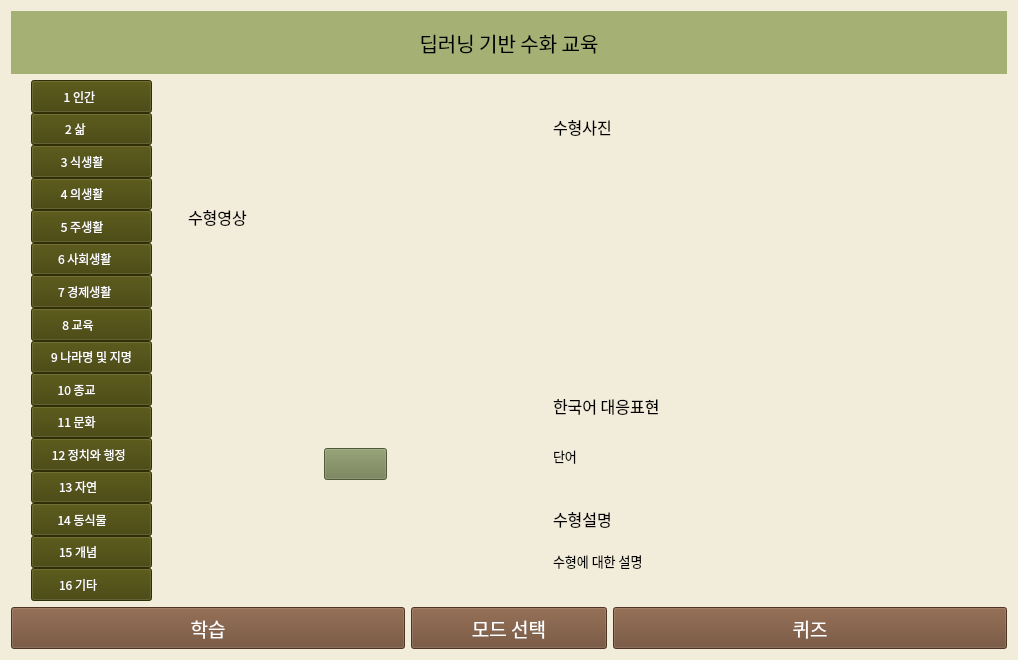
<?xml version="1.0" encoding="UTF-8"?>
<ui version="4.0">
 <class>Form</class>
 <widget class="QWidget" name="Form">
  <property name="geometry">
   <rect>
    <x>0</x>
    <y>0</y>
    <width>1018</width>
    <height>660</height>
   </rect>
  </property>
  <property name="windowTitle">
   <string>Form</string>
  </property>
  <property name="styleSheet">
   <string notr="true">background-color:rgb(242, 236, 218)</string>
  </property>
  <layout class="QGridLayout" name="gridLayout_2">
   <item row="0" column="0">
    <layout class="QGridLayout" name="gridLayout_3">
     <item row="0" column="0">
      <layout class="QGridLayout" name="gridLayout" rowstretch="0,3,25,2">
       <item row="1" column="0">
        <layout class="QHBoxLayout" name="horizontalLayout1">
         <item>
          <widget class="QLabel" name="label">
           <property name="font">
            <font>
             <family>한컴 윤고딕 240</family>
             <pointsize>15</pointsize>
            </font>
           </property>
           <property name="styleSheet">
            <string notr="true">background-color:rgb(164, 176, 116)</string>
           </property>
           <property name="text">
            <string>딥러닝 기반 수화 교육</string>
           </property>
           <property name="alignment">
            <set>Qt::AlignCenter</set>
           </property>
          </widget>
         </item>
        </layout>
       </item>
       <item row="2" column="0">
        <layout class="QHBoxLayout" name="horizontalLayout2" stretch="1,6">
         <item>
          <layout class="QVBoxLayout" name="verticalLayout">
           <property name="spacing">
            <number>0</number>
           </property>
           <property name="leftMargin">
            <number>20</number>
           </property>
           <item>
            <widget class="QPushButton" name="btn_cate01">
             <property name="sizePolicy">
              <sizepolicy hsizetype="Minimum" vsizetype="Expanding">
               <horstretch>0</horstretch>
               <verstretch>0</verstretch>
              </sizepolicy>
             </property>
             <property name="font">
              <font>
               <family>한컴 윤고딕 230</family>
              </font>
             </property>
             <property name="styleSheet">
              <string notr="true">QPushButton{
	color: white;
	background-color: rgb(66, 65, 6);
}

QPushButton:hover{
          color: rgb(66, 65, 6);
          background: transparent;
          border: 2px solid dark green;
          border-radius: 1px;
}</string>
             </property>
             <property name="text">
              <string>1 인간         </string>
             </property>
            </widget>
           </item>
           <item>
            <widget class="QPushButton" name="btn_cate02">
             <property name="sizePolicy">
              <sizepolicy hsizetype="Minimum" vsizetype="Expanding">
               <horstretch>0</horstretch>
               <verstretch>0</verstretch>
              </sizepolicy>
             </property>
             <property name="font">
              <font>
               <family>한컴 윤고딕 230</family>
              </font>
             </property>
             <property name="styleSheet">
              <string notr="true">QPushButton{
	color: white;
	background-color: rgb(66, 65, 6);
}

QPushButton:hover{
          color: rgb(66, 65, 6);
          background: transparent;
          border: 2px solid dark green;
          border-radius: 1px;
}</string>
             </property>
             <property name="text">
              <string>2 삶            </string>
             </property>
            </widget>
           </item>
           <item>
            <widget class="QPushButton" name="btn_cate03">
             <property name="sizePolicy">
              <sizepolicy hsizetype="Minimum" vsizetype="Expanding">
               <horstretch>0</horstretch>
               <verstretch>0</verstretch>
              </sizepolicy>
             </property>
             <property name="font">
              <font>
               <family>한컴 윤고딕 230</family>
              </font>
             </property>
             <property name="styleSheet">
              <string notr="true">QPushButton{
	color: white;
	background-color: rgb(66, 65, 6);
}

QPushButton:hover{
          color: rgb(66, 65, 6);
          background: transparent;
          border: 2px solid dark green;
          border-radius: 1px;
}</string>
             </property>
             <property name="text">
              <string>3 식생활       </string>
             </property>
            </widget>
           </item>
           <item>
            <widget class="QPushButton" name="btn_cate04">
             <property name="sizePolicy">
              <sizepolicy hsizetype="Minimum" vsizetype="Expanding">
               <horstretch>0</horstretch>
               <verstretch>0</verstretch>
              </sizepolicy>
             </property>
             <property name="font">
              <font>
               <family>한컴 윤고딕 230</family>
              </font>
             </property>
             <property name="styleSheet">
              <string notr="true">QPushButton{
	color: white;
	background-color: rgb(66, 65, 6);
}

QPushButton:hover{
          color: rgb(66, 65, 6);
          background: transparent;
          border: 2px solid dark green;
          border-radius: 1px;
}</string>
             </property>
             <property name="text">
              <string>4 의생활       </string>
             </property>
            </widget>
           </item>
           <item>
            <widget class="QPushButton" name="btn_cate05">
             <property name="sizePolicy">
              <sizepolicy hsizetype="Minimum" vsizetype="Expanding">
               <horstretch>0</horstretch>
               <verstretch>0</verstretch>
              </sizepolicy>
             </property>
             <property name="font">
              <font>
               <family>한컴 윤고딕 230</family>
              </font>
             </property>
             <property name="styleSheet">
              <string notr="true">QPushButton{
	color: white;
	background-color: rgb(66, 65, 6);
}

QPushButton:hover{
          color: rgb(66, 65, 6);
          background: transparent;
          border: 2px solid dark green;
          border-radius: 1px;
}</string>
             </property>
             <property name="text">
              <string>5 주생활       </string>
             </property>
            </widget>
           </item>
           <item>
            <widget class="QPushButton" name="btn_cate06">
             <property name="sizePolicy">
              <sizepolicy hsizetype="Minimum" vsizetype="Expanding">
               <horstretch>0</horstretch>
               <verstretch>0</verstretch>
              </sizepolicy>
             </property>
             <property name="font">
              <font>
               <family>한컴 윤고딕 230</family>
              </font>
             </property>
             <property name="styleSheet">
              <string notr="true">QPushButton{
	color: white;
	background-color: rgb(66, 65, 6);
}

QPushButton:hover{
          color: rgb(66, 65, 6);
          background: transparent;
          border: 2px solid dark green;
          border-radius: 1px;
}</string>
             </property>
             <property name="text">
              <string>6 사회생활     </string>
             </property>
            </widget>
           </item>
           <item>
            <widget class="QPushButton" name="btn_cate07">
             <property name="sizePolicy">
              <sizepolicy hsizetype="Minimum" vsizetype="Expanding">
               <horstretch>0</horstretch>
               <verstretch>0</verstretch>
              </sizepolicy>
             </property>
             <property name="font">
              <font>
               <family>한컴 윤고딕 230</family>
              </font>
             </property>
             <property name="styleSheet">
              <string notr="true">QPushButton{
	color: white;
	background-color: rgb(66, 65, 6);
}

QPushButton:hover{
          color: rgb(66, 65, 6);
          background: transparent;
          border: 2px solid dark green;
          border-radius: 1px;
}</string>
             </property>
             <property name="text">
              <string>7 경제생활     </string>
             </property>
            </widget>
           </item>
           <item>
            <widget class="QPushButton" name="btn_cate08">
             <property name="sizePolicy">
              <sizepolicy hsizetype="Minimum" vsizetype="Expanding">
               <horstretch>0</horstretch>
               <verstretch>0</verstretch>
              </sizepolicy>
             </property>
             <property name="font">
              <font>
               <family>한컴 윤고딕 230</family>
              </font>
             </property>
             <property name="styleSheet">
              <string notr="true">QPushButton{
	color: white;
	background-color: rgb(66, 65, 6);
}

QPushButton:hover{
          color: rgb(66, 65, 6);
          background: transparent;
          border: 2px solid dark green;
          border-radius: 1px;
}</string>
             </property>
             <property name="text">
              <string>8 교육          </string>
             </property>
            </widget>
           </item>
           <item>
            <widget class="QPushButton" name="btn_cate09">
             <property name="sizePolicy">
              <sizepolicy hsizetype="Minimum" vsizetype="Expanding">
               <horstretch>0</horstretch>
               <verstretch>0</verstretch>
              </sizepolicy>
             </property>
             <property name="font">
              <font>
               <family>한컴 윤고딕 230</family>
              </font>
             </property>
             <property name="styleSheet">
              <string notr="true">QPushButton{
	color: white;
	background-color: rgb(66, 65, 6);
}

QPushButton:hover{
          color: rgb(66, 65, 6);
          background: transparent;
          border: 2px solid dark green;
          border-radius: 1px;
}</string>
             </property>
             <property name="text">
              <string>9 나라명 및 지명</string>
             </property>
            </widget>
           </item>
           <item>
            <widget class="QPushButton" name="btn_cate10">
             <property name="sizePolicy">
              <sizepolicy hsizetype="Minimum" vsizetype="Expanding">
               <horstretch>0</horstretch>
               <verstretch>0</verstretch>
              </sizepolicy>
             </property>
             <property name="font">
              <font>
               <family>한컴 윤고딕 230</family>
              </font>
             </property>
             <property name="styleSheet">
              <string notr="true">QPushButton{
	color: white;
	background-color: rgb(66, 65, 6);
}

QPushButton:hover{
          color: rgb(66, 65, 6);
          background: transparent;
          border: 2px solid dark green;
          border-radius: 1px;
}</string>
             </property>
             <property name="text">
              <string>10 종교           </string>
             </property>
            </widget>
           </item>
           <item>
            <widget class="QPushButton" name="btn_cate11">
             <property name="sizePolicy">
              <sizepolicy hsizetype="Minimum" vsizetype="Expanding">
               <horstretch>0</horstretch>
               <verstretch>0</verstretch>
              </sizepolicy>
             </property>
             <property name="font">
              <font>
               <family>한컴 윤고딕 230</family>
              </font>
             </property>
             <property name="styleSheet">
              <string notr="true">QPushButton{
	color: white;
	background-color: rgb(66, 65, 6);
}

QPushButton:hover{
          color: rgb(66, 65, 6);
          background: transparent;
          border: 2px solid dark green;
          border-radius: 1px;
}</string>
             </property>
             <property name="text">
              <string>11 문화           </string>
             </property>
            </widget>
           </item>
           <item>
            <widget class="QPushButton" name="btn_cate12">
             <property name="sizePolicy">
              <sizepolicy hsizetype="Minimum" vsizetype="Expanding">
               <horstretch>0</horstretch>
               <verstretch>0</verstretch>
              </sizepolicy>
             </property>
             <property name="font">
              <font>
               <family>한컴 윤고딕 230</family>
              </font>
             </property>
             <property name="styleSheet">
              <string notr="true">QPushButton{
	color: white;
	background-color: rgb(66, 65, 6);
}

QPushButton:hover{
          color: rgb(66, 65, 6);
          background: transparent;
          border: 2px solid dark green;
          border-radius: 1px;
}</string>
             </property>
             <property name="text">
              <string>12 정치와 행정  </string>
             </property>
            </widget>
           </item>
           <item>
            <widget class="QPushButton" name="btn_cate13">
             <property name="sizePolicy">
              <sizepolicy hsizetype="Minimum" vsizetype="Expanding">
               <horstretch>0</horstretch>
               <verstretch>0</verstretch>
              </sizepolicy>
             </property>
             <property name="font">
              <font>
               <family>한컴 윤고딕 230</family>
              </font>
             </property>
             <property name="styleSheet">
              <string notr="true">QPushButton{
	color: white;
	background-color: rgb(66, 65, 6);
}

QPushButton:hover{
          color: rgb(66, 65, 6);
          background: transparent;
          border: 2px solid dark green;
          border-radius: 1px;
}</string>
             </property>
             <property name="text">
              <string>13 자연          </string>
             </property>
            </widget>
           </item>
           <item>
            <widget class="QPushButton" name="btn_cate14">
             <property name="sizePolicy">
              <sizepolicy hsizetype="Minimum" vsizetype="Expanding">
               <horstretch>0</horstretch>
               <verstretch>0</verstretch>
              </sizepolicy>
             </property>
             <property name="font">
              <font>
               <family>한컴 윤고딕 230</family>
              </font>
             </property>
             <property name="styleSheet">
              <string notr="true">QPushButton{
	color: white;
	background-color: rgb(66, 65, 6);
}

QPushButton:hover{
          color: rgb(66, 65, 6);
          background: transparent;
          border: 2px solid dark green;
          border-radius: 1px;
}</string>
             </property>
             <property name="text">
              <string>14 동식물       </string>
             </property>
            </widget>
           </item>
           <item>
            <widget class="QPushButton" name="btn_cate15">
             <property name="sizePolicy">
              <sizepolicy hsizetype="Minimum" vsizetype="Expanding">
               <horstretch>0</horstretch>
               <verstretch>0</verstretch>
              </sizepolicy>
             </property>
             <property name="font">
              <font>
               <family>한컴 윤고딕 230</family>
              </font>
             </property>
             <property name="styleSheet">
              <string notr="true">QPushButton{
	color: white;
	background-color: rgb(66, 65, 6);
}

QPushButton:hover{
          color: rgb(66, 65, 6);
          background: transparent;
          border: 2px solid dark green;
          border-radius: 1px;
}</string>
             </property>
             <property name="text">
              <string>15 개념          </string>
             </property>
            </widget>
           </item>
           <item>
            <widget class="QPushButton" name="btn_cate16">
             <property name="sizePolicy">
              <sizepolicy hsizetype="Minimum" vsizetype="Expanding">
               <horstretch>0</horstretch>
               <verstretch>0</verstretch>
              </sizepolicy>
             </property>
             <property name="font">
              <font>
               <family>한컴 윤고딕 230</family>
              </font>
             </property>
             <property name="styleSheet">
              <string notr="true">QPushButton{
	color: white;
	background-color: rgb(66, 65, 6);
}

QPushButton:hover{
          color: rgb(66, 65, 6);
          background: transparent;
          border: 2px solid dark green;
          border-radius: 1px;
}</string>
             </property>
             <property name="text">
              <string>16 기타          </string>
             </property>
            </widget>
           </item>
          </layout>
         </item>
         <item>
          <layout class="QHBoxLayout" name="horizontalLayout2_1" stretch="4,5">
           <property name="spacing">
            <number>10</number>
           </property>
           <property name="leftMargin">
            <number>20</number>
           </property>
           <property name="topMargin">
            <number>20</number>
           </property>
           <property name="rightMargin">
            <number>20</number>
           </property>
           <property name="bottomMargin">
            <number>20</number>
           </property>
           <item>
            <layout class="QVBoxLayout" name="verticalLayout2_1" stretch="1,6,1">
             <property name="leftMargin">
              <number>10</number>
             </property>
             <property name="topMargin">
              <number>100</number>
             </property>
             <property name="rightMargin">
              <number>10</number>
             </property>
             <property name="bottomMargin">
              <number>100</number>
             </property>
             <item>
              <widget class="QLabel" name="label_3">
               <property name="font">
                <font>
                 <family>한컴 윤고딕 230</family>
                 <pointsize>12</pointsize>
                </font>
               </property>
               <property name="text">
                <string>수형영상</string>
               </property>
              </widget>
             </item>
             <item>
              <widget class="QLabel" name="lb_video">
               <property name="text">
                <string/>
               </property>
               <property name="alignment">
                <set>Qt::AlignCenter</set>
               </property>
              </widget>
             </item>
             <item>
              <layout class="QHBoxLayout" name="horizontalLayout_2" stretch="2,1,2">
               <item>
                <widget class="QLabel" name="label_5">
                 <property name="text">
                  <string/>
                 </property>
                </widget>
               </item>
               <item>
                <widget class="QPushButton" name="btn_replay">
                 <property name="font">
                  <font>
                   <pointsize>15</pointsize>
                  </font>
                 </property>
                 <property name="styleSheet">
                  <string notr="true">QPushButton{
	color: white;
	background-color: rgb(112, 124, 79);
}

QPushButton:hover{
          color: rgb(66, 65, 6);
          background: transparent;
          border: 2px solid dark green;
          border-radius: 1px;
}</string>
                 </property>
                 <property name="text">
                  <string/>
                 </property>
                </widget>
               </item>
               <item>
                <widget class="QLabel" name="label_7">
                 <property name="text">
                  <string/>
                 </property>
                </widget>
               </item>
              </layout>
             </item>
            </layout>
           </item>
           <item>
            <layout class="QVBoxLayout" name="verticalLayout2_2" stretch="5,2,1">
             <property name="spacing">
              <number>20</number>
             </property>
             <property name="leftMargin">
              <number>10</number>
             </property>
             <property name="topMargin">
              <number>10</number>
             </property>
             <property name="rightMargin">
              <number>10</number>
             </property>
             <property name="bottomMargin">
              <number>10</number>
             </property>
             <item>
              <layout class="QVBoxLayout" name="verticalLayout_2" stretch="1,6">
               <item>
                <widget class="QLabel" name="label_2">
                 <property name="font">
                  <font>
                   <family>한컴 윤고딕 230</family>
                   <pointsize>12</pointsize>
                  </font>
                 </property>
                 <property name="text">
                  <string>수형사진</string>
                 </property>
                </widget>
               </item>
               <item>
                <layout class="QHBoxLayout" name="horizontalLayout" stretch="1,1">
                 <item>
                  <widget class="QLabel" name="lb_img1">
                   <property name="text">
                    <string/>
                   </property>
                   <property name="alignment">
                    <set>Qt::AlignLeading|Qt::AlignLeft|Qt::AlignTop</set>
                   </property>
                  </widget>
                 </item>
                 <item>
                  <widget class="QLabel" name="lb_img2">
                   <property name="text">
                    <string/>
                   </property>
                   <property name="alignment">
                    <set>Qt::AlignLeading|Qt::AlignLeft|Qt::AlignTop</set>
                   </property>
                  </widget>
                 </item>
                </layout>
               </item>
              </layout>
             </item>
             <item>
              <layout class="QVBoxLayout" name="verticalLayout_4" stretch="1,1">
               <item>
                <widget class="QLabel" name="label_6">
                 <property name="font">
                  <font>
                   <family>한컴 윤고딕 230</family>
                   <pointsize>12</pointsize>
                  </font>
                 </property>
                 <property name="text">
                  <string>한국어 대응표현</string>
                 </property>
                </widget>
               </item>
               <item>
                <widget class="QLabel" name="lb_word">
                 <property name="font">
                  <font>
                   <family>한컴 윤고딕 230</family>
                   <pointsize>10</pointsize>
                  </font>
                 </property>
                 <property name="text">
                  <string>단어</string>
                 </property>
                 <property name="alignment">
                  <set>Qt::AlignLeading|Qt::AlignLeft|Qt::AlignTop</set>
                 </property>
                </widget>
               </item>
              </layout>
             </item>
             <item>
              <layout class="QVBoxLayout" name="verticalLayout_3" stretch="1,2">
               <item>
                <widget class="QLabel" name="label_4">
                 <property name="font">
                  <font>
                   <family>한컴 윤고딕 230</family>
                   <pointsize>12</pointsize>
                  </font>
                 </property>
                 <property name="text">
                  <string>수형설명</string>
                 </property>
                </widget>
               </item>
               <item>
                <widget class="QLabel" name="lb_explain">
                 <property name="font">
                  <font>
                   <family>한컴 윤고딕 230</family>
                   <pointsize>10</pointsize>
                  </font>
                 </property>
                 <property name="text">
                  <string>수형에 대한 설명</string>
                 </property>
                 <property name="alignment">
                  <set>Qt::AlignLeading|Qt::AlignLeft|Qt::AlignTop</set>
                 </property>
                </widget>
               </item>
              </layout>
             </item>
            </layout>
           </item>
          </layout>
         </item>
        </layout>
       </item>
       <item row="3" column="0">
        <layout class="QHBoxLayout" name="horizontalLayout3" stretch="2,1,2">
         <item>
          <widget class="QPushButton" name="btn_learn">
           <property name="sizePolicy">
            <sizepolicy hsizetype="Minimum" vsizetype="Minimum">
             <horstretch>0</horstretch>
             <verstretch>0</verstretch>
            </sizepolicy>
           </property>
           <property name="font">
            <font>
             <family>한컴 윤고딕 230</family>
             <pointsize>14</pointsize>
            </font>
           </property>
           <property name="styleSheet">
            <string notr="true">QPushButton{
	color: white;
	background-color: rgb(109, 73, 48);
}

QPushButton:hover{
          color: rgb(109, 73, 48);
          background: transparent;
          border: 2px solid brown;
          border-radius: 1px;
}</string>
           </property>
           <property name="text">
            <string>학습</string>
           </property>
          </widget>
         </item>
         <item>
          <widget class="QPushButton" name="btn_mode">
           <property name="sizePolicy">
            <sizepolicy hsizetype="Minimum" vsizetype="Minimum">
             <horstretch>0</horstretch>
             <verstretch>0</verstretch>
            </sizepolicy>
           </property>
           <property name="font">
            <font>
             <family>한컴 윤고딕 230</family>
             <pointsize>14</pointsize>
            </font>
           </property>
           <property name="styleSheet">
            <string notr="true">QPushButton{
	color: white;
	background-color: rgb(109, 73, 48);
}

QPushButton:hover{
          color: rgb(109, 73, 48);
          background: transparent;
          border: 2px solid brown;
          border-radius: 1px;
}</string>
           </property>
           <property name="text">
            <string>모드 선택</string>
           </property>
          </widget>
         </item>
         <item>
          <widget class="QPushButton" name="btn_quiz">
           <property name="sizePolicy">
            <sizepolicy hsizetype="Minimum" vsizetype="Minimum">
             <horstretch>0</horstretch>
             <verstretch>0</verstretch>
            </sizepolicy>
           </property>
           <property name="palette">
            <palette>
             <active>
              <colorrole role="WindowText">
               <brush brushstyle="SolidPattern">
                <color alpha="255">
                 <red>255</red>
                 <green>255</green>
                 <blue>255</blue>
                </color>
               </brush>
              </colorrole>
              <colorrole role="Button">
               <brush brushstyle="SolidPattern">
                <color alpha="255">
                 <red>109</red>
                 <green>73</green>
                 <blue>48</blue>
                </color>
               </brush>
              </colorrole>
              <colorrole role="Text">
               <brush brushstyle="SolidPattern">
                <color alpha="255">
                 <red>255</red>
                 <green>255</green>
                 <blue>255</blue>
                </color>
               </brush>
              </colorrole>
              <colorrole role="ButtonText">
               <brush brushstyle="SolidPattern">
                <color alpha="255">
                 <red>255</red>
                 <green>255</green>
                 <blue>255</blue>
                </color>
               </brush>
              </colorrole>
              <colorrole role="Base">
               <brush brushstyle="SolidPattern">
                <color alpha="255">
                 <red>109</red>
                 <green>73</green>
                 <blue>48</blue>
                </color>
               </brush>
              </colorrole>
              <colorrole role="Window">
               <brush brushstyle="SolidPattern">
                <color alpha="255">
                 <red>109</red>
                 <green>73</green>
                 <blue>48</blue>
                </color>
               </brush>
              </colorrole>
             </active>
             <inactive>
              <colorrole role="WindowText">
               <brush brushstyle="SolidPattern">
                <color alpha="255">
                 <red>255</red>
                 <green>255</green>
                 <blue>255</blue>
                </color>
               </brush>
              </colorrole>
              <colorrole role="Button">
               <brush brushstyle="SolidPattern">
                <color alpha="255">
                 <red>109</red>
                 <green>73</green>
                 <blue>48</blue>
                </color>
               </brush>
              </colorrole>
              <colorrole role="Text">
               <brush brushstyle="SolidPattern">
                <color alpha="255">
                 <red>255</red>
                 <green>255</green>
                 <blue>255</blue>
                </color>
               </brush>
              </colorrole>
              <colorrole role="ButtonText">
               <brush brushstyle="SolidPattern">
                <color alpha="255">
                 <red>255</red>
                 <green>255</green>
                 <blue>255</blue>
                </color>
               </brush>
              </colorrole>
              <colorrole role="Base">
               <brush brushstyle="SolidPattern">
                <color alpha="255">
                 <red>109</red>
                 <green>73</green>
                 <blue>48</blue>
                </color>
               </brush>
              </colorrole>
              <colorrole role="Window">
               <brush brushstyle="SolidPattern">
                <color alpha="255">
                 <red>109</red>
                 <green>73</green>
                 <blue>48</blue>
                </color>
               </brush>
              </colorrole>
             </inactive>
             <disabled>
              <colorrole role="WindowText">
               <brush brushstyle="SolidPattern">
                <color alpha="255">
                 <red>255</red>
                 <green>255</green>
                 <blue>255</blue>
                </color>
               </brush>
              </colorrole>
              <colorrole role="Button">
               <brush brushstyle="SolidPattern">
                <color alpha="255">
                 <red>109</red>
                 <green>73</green>
                 <blue>48</blue>
                </color>
               </brush>
              </colorrole>
              <colorrole role="Text">
               <brush brushstyle="SolidPattern">
                <color alpha="255">
                 <red>255</red>
                 <green>255</green>
                 <blue>255</blue>
                </color>
               </brush>
              </colorrole>
              <colorrole role="ButtonText">
               <brush brushstyle="SolidPattern">
                <color alpha="255">
                 <red>255</red>
                 <green>255</green>
                 <blue>255</blue>
                </color>
               </brush>
              </colorrole>
              <colorrole role="Base">
               <brush brushstyle="SolidPattern">
                <color alpha="255">
                 <red>109</red>
                 <green>73</green>
                 <blue>48</blue>
                </color>
               </brush>
              </colorrole>
              <colorrole role="Window">
               <brush brushstyle="SolidPattern">
                <color alpha="255">
                 <red>109</red>
                 <green>73</green>
                 <blue>48</blue>
                </color>
               </brush>
              </colorrole>
             </disabled>
            </palette>
           </property>
           <property name="font">
            <font>
             <family>한컴 윤고딕 230</family>
             <pointsize>14</pointsize>
            </font>
           </property>
           <property name="styleSheet">
            <string notr="true">QPushButton{
	color: white;
	background-color: rgb(109, 73, 48);
}

QPushButton:hover{
          color: rgb(109, 73, 48);
          background: transparent;
          border: 2px solid brown;
          border-radius: 1px;
}</string>
           </property>
           <property name="text">
            <string>퀴즈</string>
           </property>
          </widget>
         </item>
        </layout>
       </item>
      </layout>
     </item>
    </layout>
   </item>
  </layout>
 </widget>
 <resources/>
 <connections/>
</ui>
